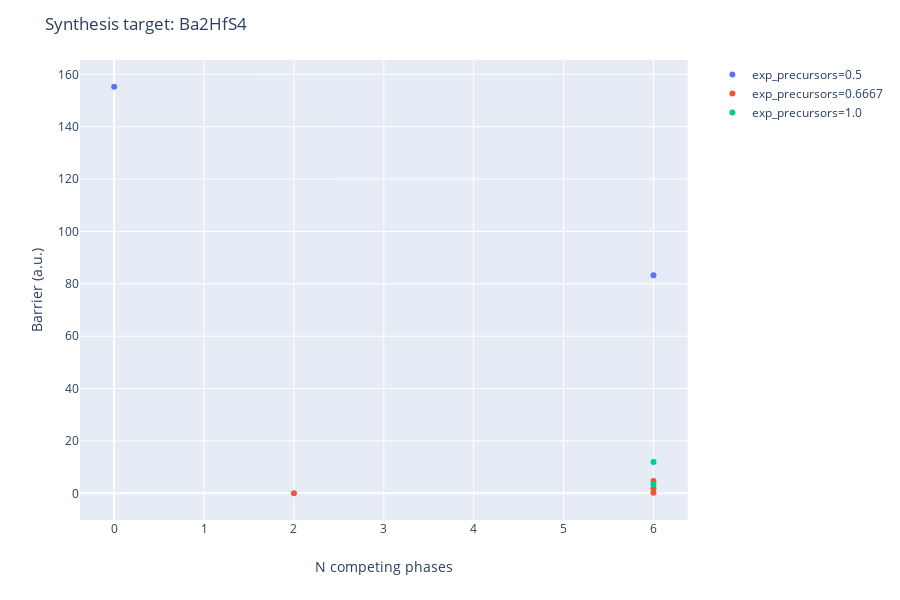

This figure's notebook cell:
### Code cell
router.recommend_routes(temperature=1500, pressure=None, allow_gas_release=True)

### Figure 1 — Plotly figure (JSON) as saved in the notebook; plotly's stock layout.template omitted (floating-point values rounded to 4 significant figures)
{"data": [{"customdata": [["1.0 HfS2(mp-985829) + 2.0 BaS(mp-1500)"], ["1.0 BaS(mp-1500) + 1.0 BaHfS3(mp-1105549)"]], "hoverlabel": {"namelength": 0}, "hovertemplate": "exp_precursors=0.5<br>n_competing=%{x}<br>barrier=%{y}<br>summary=%{customdata[0]}", "legendgroup": "exp_precursors=0.5", "marker": {"color": "#636efa", "symbol": "circle"}, "mode": "markers", "name": "exp_precursors=0.5", "showlegend": true, "type": "scatter", "x": [6, 0], "xaxis": "x", "y": [83.26, 155.2], "yaxis": "y"}, {"customdata": [["1.0 HfS2(mp-985829) + 2.0 Ba(mp-122) + 2.0 S(mp-96)"], ["2.0 BaS(mp-1500) + 1.5 S(mp-96) + 0.5 Hf2S(mp-10000)"], ["1.0 BaHfS3(mp-1105549) + 1.0 Ba(mp-122) + 1.0 S(mp-96)"], ["2.0 Ba(mp-122) + 3.5 S(mp-96) + 0.5 Hf2S(mp-10000)"]], "hoverlabel": {"namelength": 0}, "hovertemplate": "exp_precursors=0.6667<br>n_competing=%{x}<br>barrier=%{y}<br>summary=%{customdata[0]}", "legendgroup": "exp_precursors=0.6667", "marker": {"color": "#EF553B", "symbol": "circle"}, "mode": "markers", "name": "exp_precursors=0.6667", "showlegend": true, "type": "scatter", "x": [6, 6, 2, 6], "xaxis": "x", "y": [0.2187, 4.719, 0.02432, 1.864], "yaxis": "y"}, {"customdata": [["2.0 BaS(mp-1500) + 2.0 S(mp-96) + 1.0 Hf(mp-103)"], ["2.0 Ba(mp-122) + 4.0 S(mp-96) + 1.0 Hf(mp-103)"]], "hoverlabel": {"namelength": 0}, "hovertemplate": "exp_precursors=1.0<br>n_competing=%{x}<br>barrier=%{y}<br>summary=%{customdata[0]}", "legendgroup": "exp_precursors=1.0", "marker": {"color": "#00cc96", "symbol": "circle"}, "mode": "markers", "name": "exp_precursors=1.0", "showlegend": true, "type": "scatter", "x": [6, 6], "xaxis": "x", "y": [3.389, 11.95], "yaxis": "y"}], "layout": {"height": 600, "legend": {"tracegroupgap": 0}, "margin": {"t": 60}, "title": {"text": "Synthesis target: Ba2HfS4"}, "xaxis": {"anchor": "y", "domain": [0, 0.98], "title": {"text": "N competing phases"}}, "yaxis": {"anchor": "x", "domain": [0, 1], "title": {"text": "Barrier (a.u.)"}}}}
